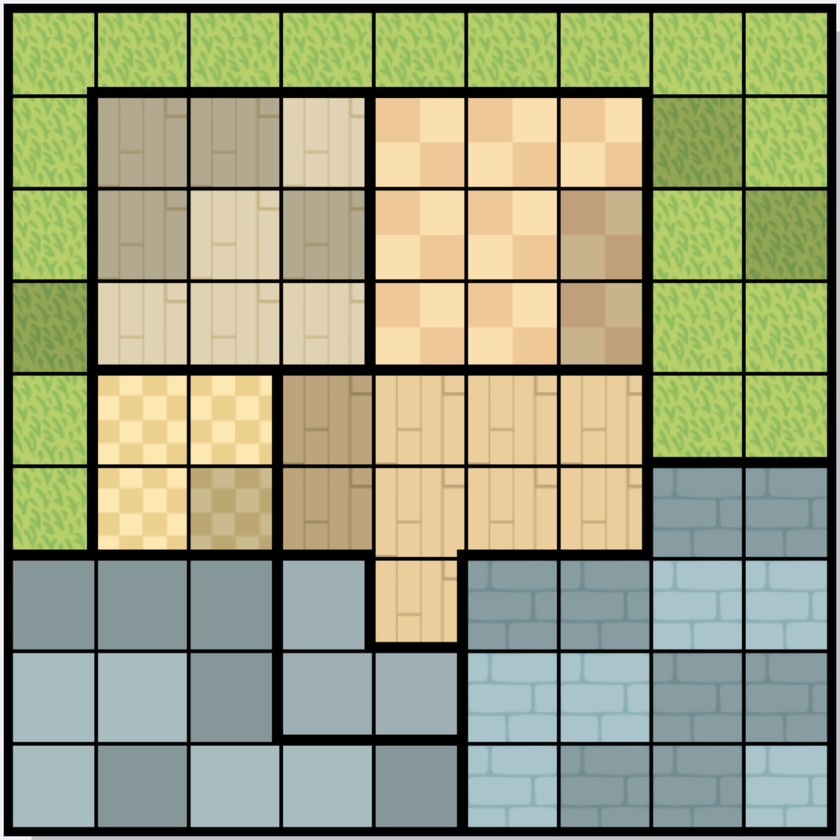
#> input picture step1-capture/output/board-only.png, 840 x 840 px, shrunk from 1140 x 1140 before the run
$ python step3-board-tiles.py
#> lines starting #> are read from the running program, lines starting #| are printed output that depends on the picture; after the words box and inside, x2 and y2 are one past the last pixel; in counts of white or black regions, pixels touching at a corner belong together
import json
import sys

import cv2
import numpy as np

# 1. Read img
img = cv2.imread("../step1-capture/output/board-only.png")
#> img is the input picture: shape (840, 840, 3); mean B, G, R 126.2, 159.8, 154.6
if img is None:
    print("[Error] unable to read ../step1-capture/output/board-only.png")
    sys.exit(1)

# 2. Black pixel mask
gray = cv2.cvtColor(img, cv2.COLOR_BGR2GRAY)
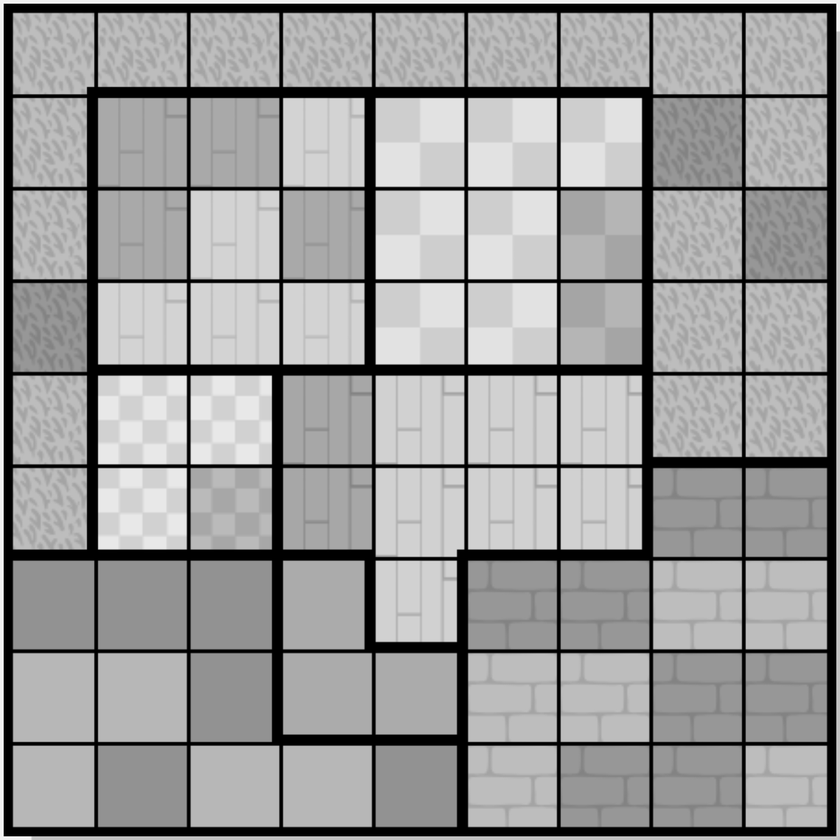
#> gray: shape (840, 840); min 0, max 255, mean 154.3
mask = gray < 50
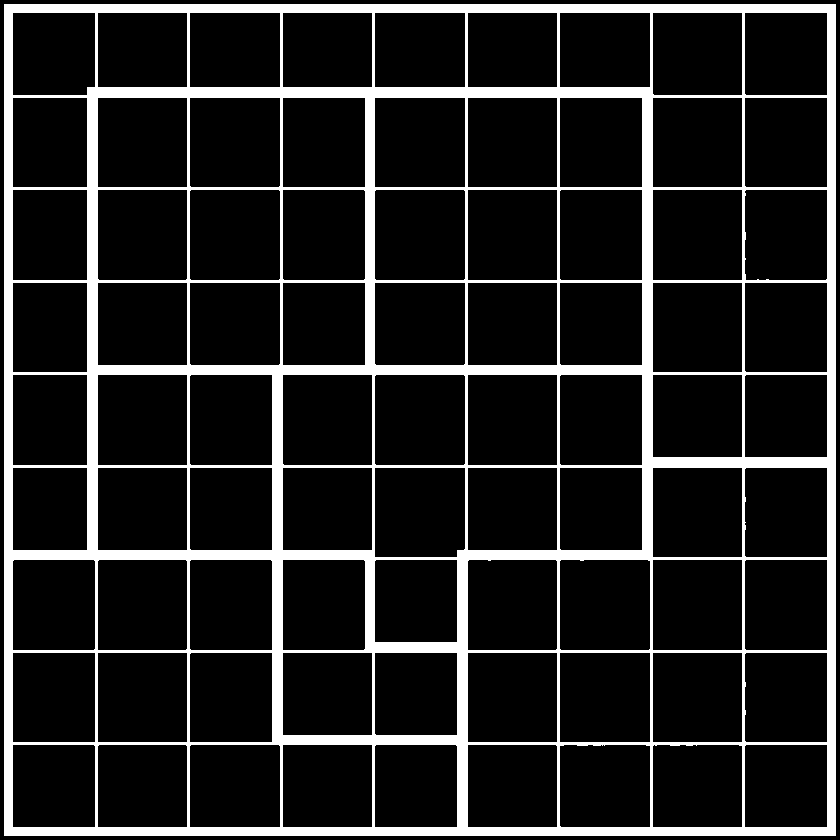
#> mask: shape (840, 840) bool; 13.9% white; 1 white region, box (x1, y1, x2, y2) and area: (4, 4, 836, 836) 97744
cv2.imwrite("output/mask.png", (1 - mask.astype(np.uint8)) * 255)

# 3. Projections: black pixels per column/row
cols = mask.sum(axis=0)
#> cols = 840 values, max 832 at index 4, min 0 at index 0, mean 116.4
rows = mask.sum(axis=1)
#> rows has the same summary as cols

# 4. Gridlines
# The board is square (NxN). The screenshot has a small white margin, then the borders, then the gridlines.
# A column/row is a gridline when at least 80% of its pixels are black
mask_height = mask.shape[0]
#> mask_height = 840
black_columns = np.where(cols > .8 * mask_height)[0]
#> black_columns = 42 values from 4 to 835
black_rows = np.where(rows > .8 * mask_height)[0]
#> black_rows = 42 values from 4 to 835
# Group consecutive indexes: each group is one line, several pixels thick
column_groups = np.split(black_columns, np.where(np.diff(black_columns) > 1)[0] + 1)
#> column_groups = [[4, 5, 6, 7, 8, 9, 10, 11, 12], [95, 96, 97], [187, 188, 189], [280, 281, 282], [372, 373, 374], [465, 466, 467], [557, 558, 559], [650, 651, 652], [742, 743, 744], [827, 828, 829, 830, 831, 832, 833, 834, 835]]
row_groups = np.split(black_rows, np.where(np.diff(black_rows) > 1)[0] + 1)
#> row_groups has the same summary as column_groups
# The first and last groups are the board borders
column_gridlines = column_groups[1:-1]
#> column_gridlines = [[95, 96, 97], [187, 188, 189], [280, 281, 282], [372, 373, 374], [465, 466, 467], [557, 558, 559], [650, 651, 652], [742, 743, 744]]
row_gridlines = row_groups[1:-1]
#> row_gridlines has the same summary as column_gridlines
N = len(column_gridlines) + 1
#> N = 9

# 5. Coordinate of the last pixel of each gridline
gridlines_Jcoords = [int(g[-1]) for g in column_gridlines]
#> gridlines_Jcoords = [97, 189, 282, 374, 467, 559, 652, 744]
gridlines_Icoords = [int(g[-1]) for g in row_gridlines]
#> gridlines_Icoords = [97, 189, 282, 374, 467, 559, 652, 744]
GRIDLINE_WIDTH = 6
THRESHOLD_WALL = GRIDLINE_WIDTH * 2  # Walls are drawn thicker than the regular gridlines
BORDER_WIDTH = 50                    # White margin + board border
OFFSET = 50                          # Distance from the cell edge to the sampled pixel

print("Gridlines J:", gridlines_Jcoords)
#| Gridlines J: [97, 189, 282, 374, 467, 559, 652, 744]
print("Gridlines I:", gridlines_Icoords)
#| Gridlines I: [97, 189, 282, 374, 467, 559, 652, 744]

# 6. Walls map
# A gridline is a wall when it is still black THRESHOLD_WALL pixels before its end
V_walls_map = np.full((N, N), False)  # Wall on the right of the cell
H_walls_map = np.full((N, N), False)  # Wall below the cell
cells_startJ = [BORDER_WIDTH, *gridlines_Jcoords]
#> cells_startJ = [50, 97, 189, 282, 374, 467, 559, 652, 744]
cells_startI = [BORDER_WIDTH, *gridlines_Icoords]
#> cells_startI = [50, 97, 189, 282, 374, 467, 559, 652, 744]
for i in range(N):
    for j in range(N):
        if j < N-1:
            V_walls_map[i, j] = mask[cells_startI[i] + OFFSET][gridlines_Jcoords[j] - THRESHOLD_WALL]
        if i < N-1:
            H_walls_map[i, j] = mask[gridlines_Icoords[i] - THRESHOLD_WALL][cells_startJ[j] + OFFSET]

print(V_walls_map.astype(np.uint8))
#| [[0 0 0 0 0 0 0 0 0]
#|  [0 0 0 0 0 0 0 0 0]
#|  [0 0 0 0 0 0 0 0 0]
#|  [0 0 0 0 0 0 0 0 0]
#|  [0 0 0 0 0 0 0 0 0]
#|  [0 0 0 0 0 0 0 0 0]
#|  [0 0 0 0 0 0 0 0 0]
#|  [0 0 0 0 0 0 0 0 0]
#|  [0 0 0 0 0 0 0 0 0]]
print(H_walls_map.astype(np.uint8))
#| [[0 0 0 0 0 0 0 0 0]
#|  [0 0 0 0 0 0 0 0 0]
#|  [0 0 0 0 0 0 0 0 0]
#|  [0 0 0 0 0 0 0 0 0]
#|  [0 0 0 0 0 0 0 0 0]
#|  [0 0 0 0 0 0 0 0 0]
#|  [0 0 0 0 0 0 0 0 0]
#|  [0 0 0 0 0 0 0 0 0]
#|  [0 0 0 0 0 0 0 0 0]]

# One row per line, so the file reads like the board
with open("output/walls.json", "w") as f:
    f.write(json.dumps({
        "V": V_walls_map.astype(np.uint8).tolist(),
        "H": H_walls_map.astype(np.uint8).tolist()
    }).replace("],", "],\n").replace("[[", "[\n ["))

$ run again, with step1-capture/output/board.png copied over step1-capture/output/board-only.png
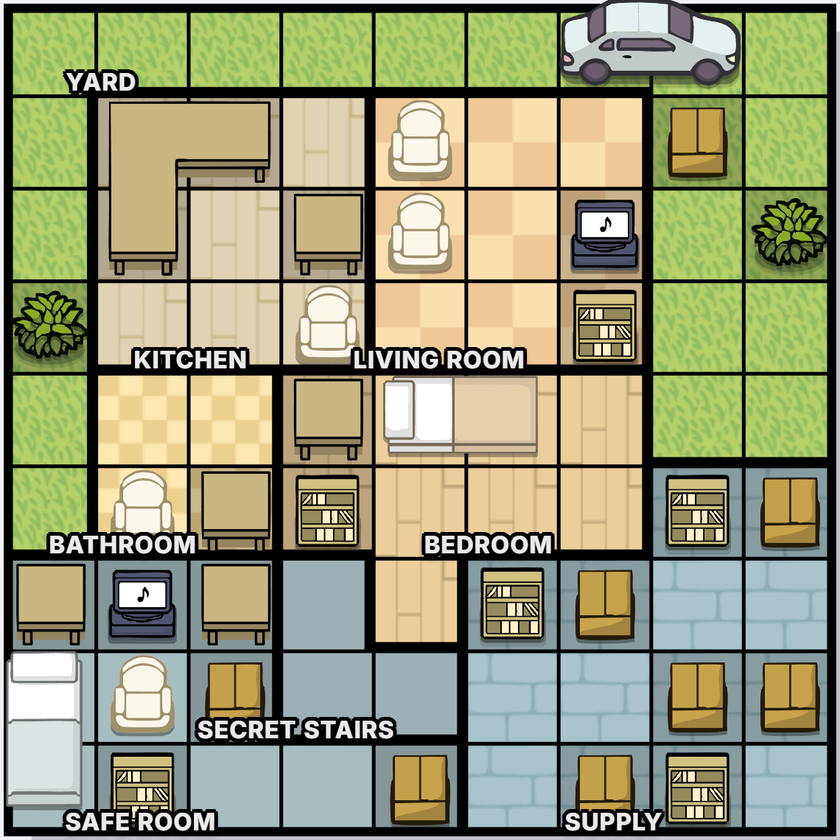
#> input picture step1-capture/output/board.png, 840 x 840 px, shrunk from 1140 x 1140 before the run
#> img is the input picture: shape (840, 840, 3); mean B, G, R 119.2, 153.2, 151.4
#> `gray = cv2.cvtColor(img, cv2.COLOR_BGR2GRAY)`:
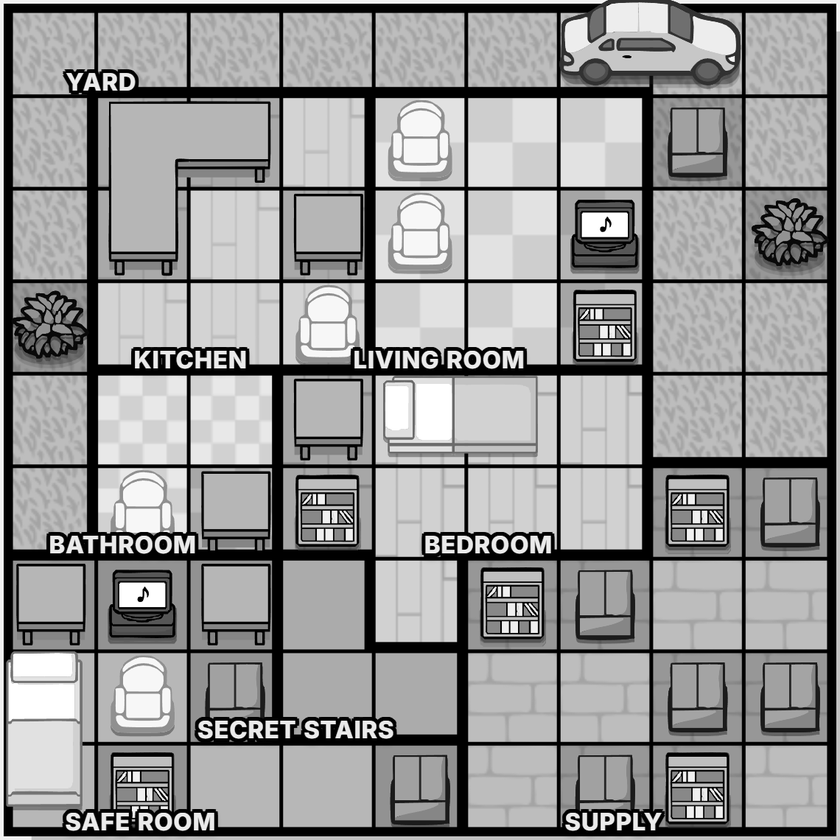
#> gray: shape (840, 840); min 0, max 255, mean 148.7
#> `mask = gray < 50`:
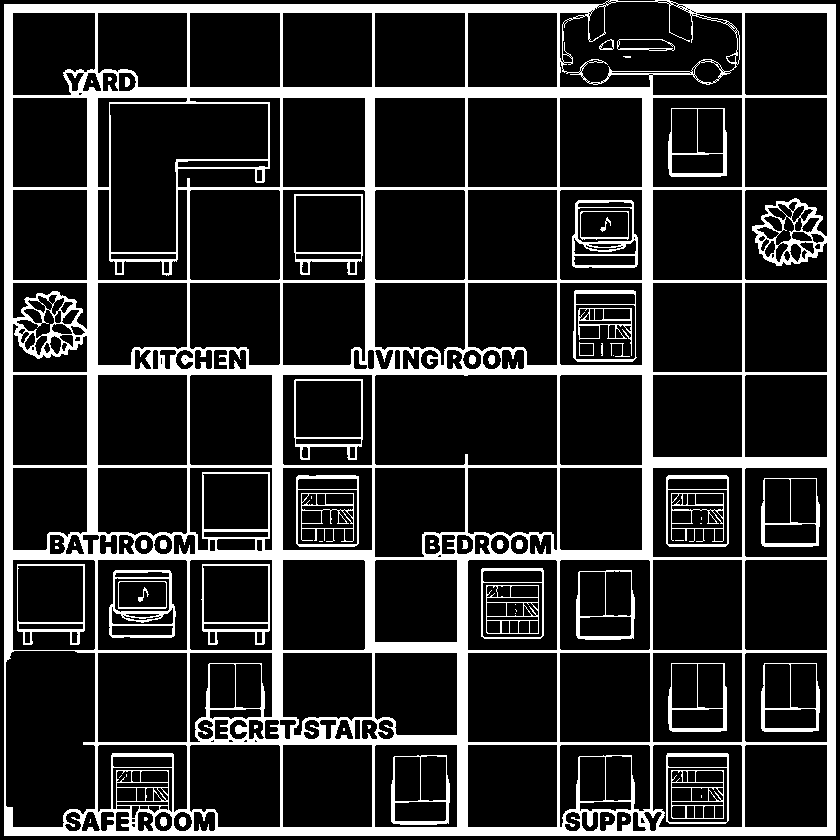
#> mask: shape (840, 840) bool; 18.1% white; 72 white regions (30 under 20 px), largest, box (x1, y1, x2, y2) and area: (4, 0, 836, 836) 109251, (109, 570, 176, 638) 1246, (572, 200, 638, 268) 1176
#> cols = 840 values, max 832 at index 4, min 0 at index 0, mean 152.1
#> rows = 840 values, max 832 at index 95, min 0 at index 836, mean 152.1
#> black_columns = 42 values from 4 to 835
#> black_rows = 41 values from 4 to 835
#> column_groups = [[4, 5, 6, 7, 8, 9, 10, 11, 12], [95, 96, 97], [187, 188, 189], [280, 281, 282], [372, 373, 374], [465, 466, 467], [557, 558, 559], [650, 651, 652], [742, 743, 744], [827, 828, 829, 830, 831, 832, 833, 834, 835]]
#> row_groups = [[4, 5, 6, 7, 8, 9, 10, 11, 12], [95, 96, 97], [187, 188, 189], [280, 281, 282], [372, 373, 374], [465, 466, 467], [557, 558, 559], [650, 651, 652], [742, 743, 744], [828, 829, 830, 831, 832, 833, 834, 835]]
#> column_gridlines = [[95, 96, 97], [187, 188, 189], [280, 281, 282], [372, 373, 374], [465, 466, 467], [557, 558, 559], [650, 651, 652], [742, 743, 744]]
#> row_gridlines has the same summary as column_gridlines
#> N = 9
#> gridlines_Jcoords = [97, 189, 282, 374, 467, 559, 652, 744]
#| Gridlines J: [97, 189, 282, 374, 467, 559, 652, 744]
#| Gridlines I: [97, 189, 282, 374, 467, 559, 652, 744]
#> cells_startJ = [50, 97, 189, 282, 374, 467, 559, 652, 744]
#| [[0 0 0 0 0 0 0 0 0]
#|  [0 0 0 0 0 0 0 0 0]
#|  [0 1 0 1 0 0 0 0 0]
#|  [1 0 0 0 0 0 0 0 0]
#|  [0 0 0 1 0 0 0 0 0]
#|  [0 0 0 0 0 0 0 0 0]
#> (further printed lines are left out)
#| [[1 0 0 0 0 0 0 0 0]
#|  [0 0 0 0 0 0 0 0 0]
#|  [0 0 0 0 0 0 0 0 0]
#|  [0 0 0 0 0 1 0 0 0]
#|  [0 0 0 0 0 0 0 0 0]
#|  [0 0 0 0 1 1 0 0 0]
#> (further printed lines are left out)
